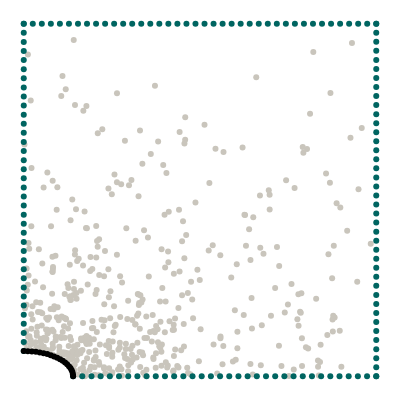

Here is the notebook cell this chart was saved with:
### Markdown cell above
## Geometry

We want to model a quarter of a plate with an elliptical hole. The domain itself is represented by collocation points, the boundaries are represented by uniformly sampled points along the perimeter.

### Code cell
import torch
from torch.optim.lr_scheduler import StepLR, ExponentialLR
import numpy as np
from scipy.stats import qmc
from plotly.express.colors import sequential
import plotly.graph_objects as go
import plotly.figure_factory as ff
from tqdm import tqdm
import matplotlib.pyplot as plt
from scipy.interpolate import interp1d


torch.set_default_dtype(torch.float64)
from global_constants import L, R, MU, LBD, N1, N2

from new_plate_elliptic_hole import Plate 

# Elliptical axis in x direction
Rx = 0.14
Ry = R**2 / Rx
# Edge samples
N = 40
# Number of collocation points
M = 500

# Epochs
epochs = 2000
# Batch size
batch_size = 64
# Learning rate
lr = lr = 0.005
# Scheduler step width
scheduler_step = 500
# Gamma factor of scheduler
scheduler_gamma = 0.6
# Number of hidden neurons
hn = 20
# Weight of PDE lossWeight_NEU: 1.8841683879627231e-06, Weight_PDE: 3.1355081392423563e-06
W_PDE = 6.45e-06 #previous value -> 3.14e-06
# Weight of Neumann loss
W_NEU = 8.37e-06 #previous value -> 1.88e-06
# Weight of data losses
W_STRESS = 1.5e-05 #previous value -> 1.5e-05
W_DISP = 0.0


def generate_radii_list(min_Ra_x, max_Ra_x, step):
    if step == 0:
        rad_x_list = [min_Ra_x, max_Ra_x]
    else:
        num_steps = int((max_Ra_x - min_Ra_x) / step) + 1
        rad_x_list = np.linspace(min_Ra_x, max_Ra_x, num_steps)
        rad_x_list = [round(rad_x, 2) for rad_x in rad_x_list]
    rad_y_list = []
    for rad_x in rad_x_list:
        rad_y_list.append(R**2 / rad_x)
    return rad_x_list, rad_y_list

def generate_multiple_plates(min_Ra_x, max_Ra_x, step_size):

    list_collo = torch.empty(0,3,requires_grad=True)
    list_top = torch.empty(0,3,requires_grad=True)
    list_right = torch.empty(0,3,requires_grad=True)
    list_left = torch.empty(0,3,requires_grad=True)
    list_bottom = torch.empty(0,3,requires_grad=True)
    list_hole = torch.empty(0,5,requires_grad=True)

    rad_x_list, rad_y_list = generate_radii_list(min_Ra_x, max_Ra_x, step_size)
    for rad_x in rad_x_list:
        p1 = Plate(rad_x, N, M)
        #data_one_plate -> [collocation, top, right, left, bottom, hole, n_hole]
        collo_points, top_points, right_points, left_points, bottom_points, hole_points = p1.generate_dataset()
        list_collo = torch.cat((list_collo, collo_points), dim=0)
        list_top = torch.cat((list_top, top_points), dim=0)
        list_right = torch.cat((list_right, right_points), dim=0)
        list_left = torch.cat((list_left, left_points), dim=0)
        list_bottom = torch.cat((list_bottom, bottom_points), dim=0)
        list_hole = torch.cat((list_hole, hole_points), dim=0)
        
    return list_collo, list_top, list_right, list_left, list_bottom, list_hole 

def generate_multiple_plates_dict(min_Ra_x, max_Ra_x):
    dict_plate_points = dict()
    tuples = [
            ("x_collo", 0, 0),
            ("y_collo", 0, 1),
            ("x_top", 1, 0),
            ("y_top", 1, 1),
            ("x_right", 2, 0),
            ("y_right", 2, 1),
            ("x_left", 3, 0),
            ("y_left", 3, 1),
            ("x_bottom", 4, 0),
            ("y_bottom", 4, 1),
            ("x_hole", 5, 0),
            ("y_hole", 5, 1),   
        ] 
    
    rad_x_list, rad_y_list = generate_radii_list(min_Ra_x, max_Ra_x, 0.01)
    for rad_x in rad_x_list:
        p1 = Plate(rad_x, N, M)
        #data_one_plate -> [collocation, top, right, left, bottom, hole, n_hole]
        data_one_plate = p1.generate_dataset()

        for tuple in tuples:
            key = tuple[0]
            dict_plate_points.setdefault(key, []).append(data_one_plate[tuple[1]][:,tuple[2]])
        #plotting one plate
        #p1.plot_plate_with_hole(*data_one_plate)
    for key in dict_plate_points: 
        #appending list of tensors to one tensor
        dict_plate_points[key] = torch.cat(dict_plate_points[key])
        print(key, "besteht aus",dict_plate_points[key].size(), "Datenpunkten")

    collo_points = torch.column_stack([dict_plate_points["x_collo"], dict_plate_points["y_collo"]])
    top_points = torch.column_stack([dict_plate_points["x_top"], dict_plate_points["y_top"]])
    right_points = torch.column_stack([dict_plate_points["x_right"], dict_plate_points["y_right"]])
    left_points = torch.column_stack([dict_plate_points["x_left"], dict_plate_points["y_left"]])
    bottom_points = torch.column_stack([dict_plate_points["x_bottom"], dict_plate_points["y_bottom"]])
    hole_points = torch.column_stack([dict_plate_points["x_hole"], dict_plate_points["y_hole"]])

    return collo_points, top_points, right_points, left_points, bottom_points, hole_points



p99 = Plate(0.14, N, M)
collocation, top, right, left, bottom, hole = p99.generate_dataset()
p99.plot_plate_with_hole(collocation, top, right, left, bottom, hole)

### Figure 1 — Plotly figure (JSON) as saved in the notebook; plotly's stock layout.template omitted (floating-point values rounded to 4 significant figures; data arrays with more than 128 entries replaced by an {"elided": "..."} marker saying what was removed)
{"data": [{"marker": {"color": "#C9C5BC"}, "mode": "markers", "type": "scatter", "x": {"elided": "500 float values"}, "y": {"elided": "500 float values"}}, {"marker": {"color": "#006561"}, "mode": "markers", "type": "scatter", "x": [0, 0.02564, 0.05128, 0.07692, 0.1026, 0.1282, 0.1538, 0.1795, 0.2051, 0.2308, 0.2564, 0.2821, 0.3077, 0.3333, 0.359, 0.3846, 0.4103, 0.4359, 0.4615, 0.4872, 0.5128, 0.5385, 0.5641, 0.5897, 0.6154, 0.641, 0.6667, 0.6923, 0.7179, 0.7436, 0.7692, 0.7949, 0.8205, 0.8462, 0.8718, 0.8974, 0.9231, 0.9487, 0.9744, 1], "y": [1, 1, 1, 1, 1, 1, 1, 1, 1, 1, 1, 1, 1, 1, 1, 1, 1, 1, 1, 1, 1, 1, 1, 1, 1, 1, 1, 1, 1, 1, 1, 1, 1, 1, 1, 1, 1, 1, 1, 1]}, {"marker": {"color": "#006561"}, "mode": "markers", "type": "scatter", "x": [0.14, 0.1661, 0.1921, 0.2182, 0.2442, 0.2703, 0.2964, 0.3224, 0.3485, 0.3745, 0.4006, 0.4267, 0.4527, 0.4788, 0.5048, 0.5309, 0.557, 0.583, 0.6091, 0.6352, 0.6612, 0.6873, 0.7133, 0.7394, 0.7655, 0.7915, 0.8176, 0.8436, 0.8697, 0.8958, 0.9218, 0.9479, 0.9739, 1], "y": [0, 0, 0, 0, 0, 0, 0, 0, 0, 0, 0, 0, 0, 0, 0, 0, 0, 0, 0, 0, 0, 0, 0, 0, 0, 0, 0, 0, 0, 0, 0, 0, 0, 0]}, {"marker": {"color": "#006561"}, "mode": "markers", "type": "scatter", "x": [0, 0, 0, 0, 0, 0, 0, 0, 0, 0, 0, 0, 0, 0, 0, 0, 0, 0, 0, 0, 0, 0, 0, 0, 0, 0, 0, 0, 0, 0, 0, 0, 0, 0, 0, 0, 0], "y": [0.07143, 0.09722, 0.123, 0.1488, 0.1746, 0.2004, 0.2262, 0.252, 0.2778, 0.3036, 0.3294, 0.3552, 0.381, 0.4067, 0.4325, 0.4583, 0.4841, 0.5099, 0.5357, 0.5615, 0.5873, 0.6131, 0.6389, 0.6647, 0.6905, 0.7163, 0.7421, 0.7679, 0.7937, 0.8194, 0.8452, 0.871, 0.8968, 0.9226, 0.9484, 0.9742, 1]}, {"marker": {"color": "#006561"}, "mode": "markers", "type": "scatter", "x": [1, 1, 1, 1, 1, 1, 1, 1, 1, 1, 1, 1, 1, 1, 1, 1, 1, 1, 1, 1, 1, 1, 1, 1, 1, 1, 1, 1, 1, 1, 1, 1, 1, 1, 1, 1, 1, 1, 1, 1], "y": [0, 0.02564, 0.05128, 0.07692, 0.1026, 0.1282, 0.1538, 0.1795, 0.2051, 0.2308, 0.2564, 0.2821, 0.3077, 0.3333, 0.359, 0.3846, 0.4103, 0.4359, 0.4615, 0.4872, 0.5128, 0.5385, 0.5641, 0.5897, 0.6154, 0.641, 0.6667, 0.6923, 0.7179, 0.7436, 0.7692, 0.7949, 0.8205, 0.8462, 0.8718, 0.8974, 0.9231, 0.9487, 0.9744, 1]}, {"marker": {"color": "black"}, "mode": "markers", "type": "scatter", "x": [0.14, 0.1395, 0.1381, 0.1357, 0.1324, 0.1282, 0.1231, 0.1172, 0.1105, 0.103, 0.09482, 0.08599, 0.07657, 0.06663, 0.05624, 0.04546, 0.03437, 0.02304, 0.01156, 8.573e-18], "y": [0, 0.005899, 0.01176, 0.01753, 0.02319, 0.02869, 0.034, 0.03907, 0.04387, 0.04838, 0.05255, 0.05637, 0.0598, 0.06282, 0.06541, 0.06756, 0.06924, 0.07045, 0.07118, 0.07143]}], "layout": {"height": 400, "margin": {"b": 0, "l": 0, "r": 0, "t": 0}, "showlegend": false, "width": 400, "xaxis": {"visible": false}, "yaxis": {"scaleanchor": "x", "visible": false}}}
